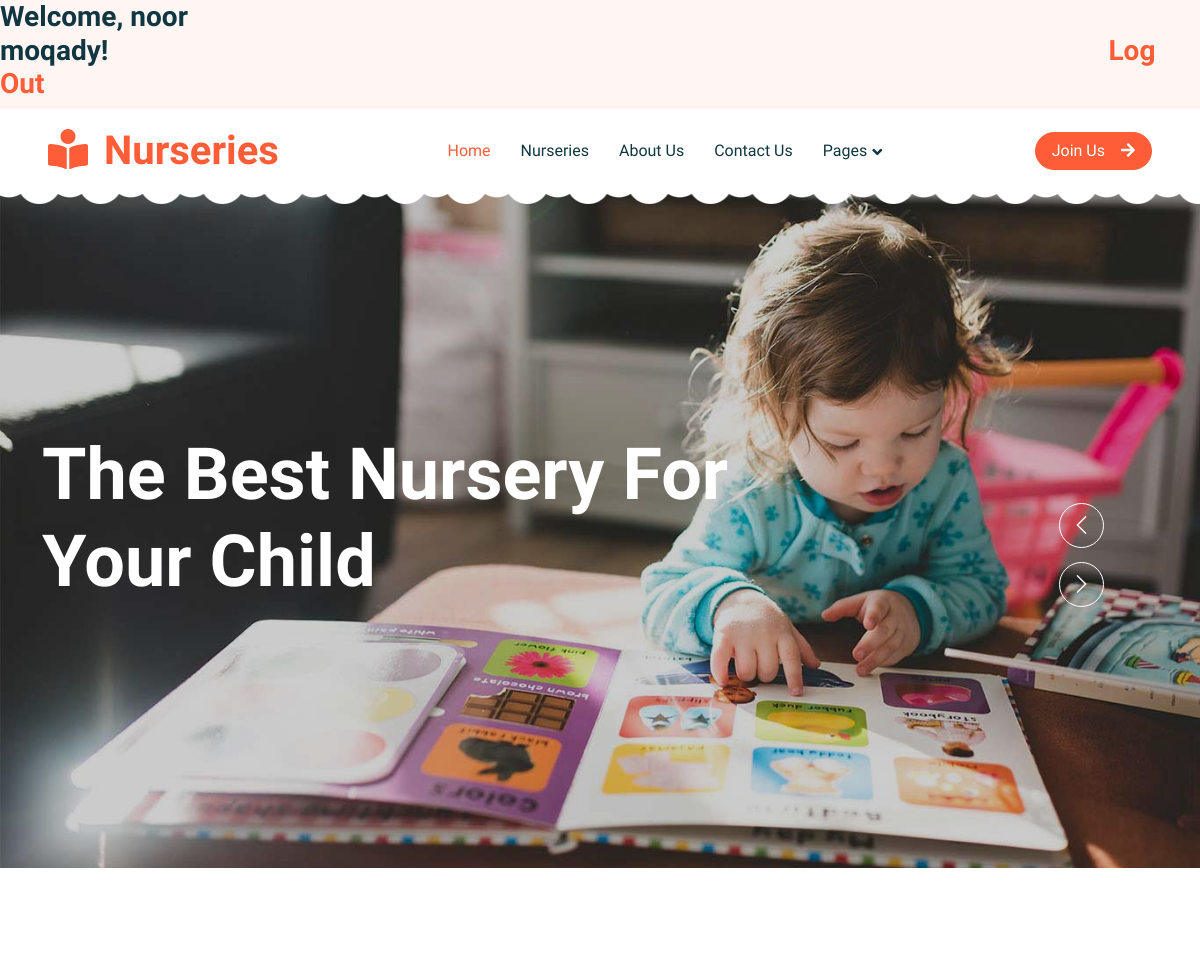
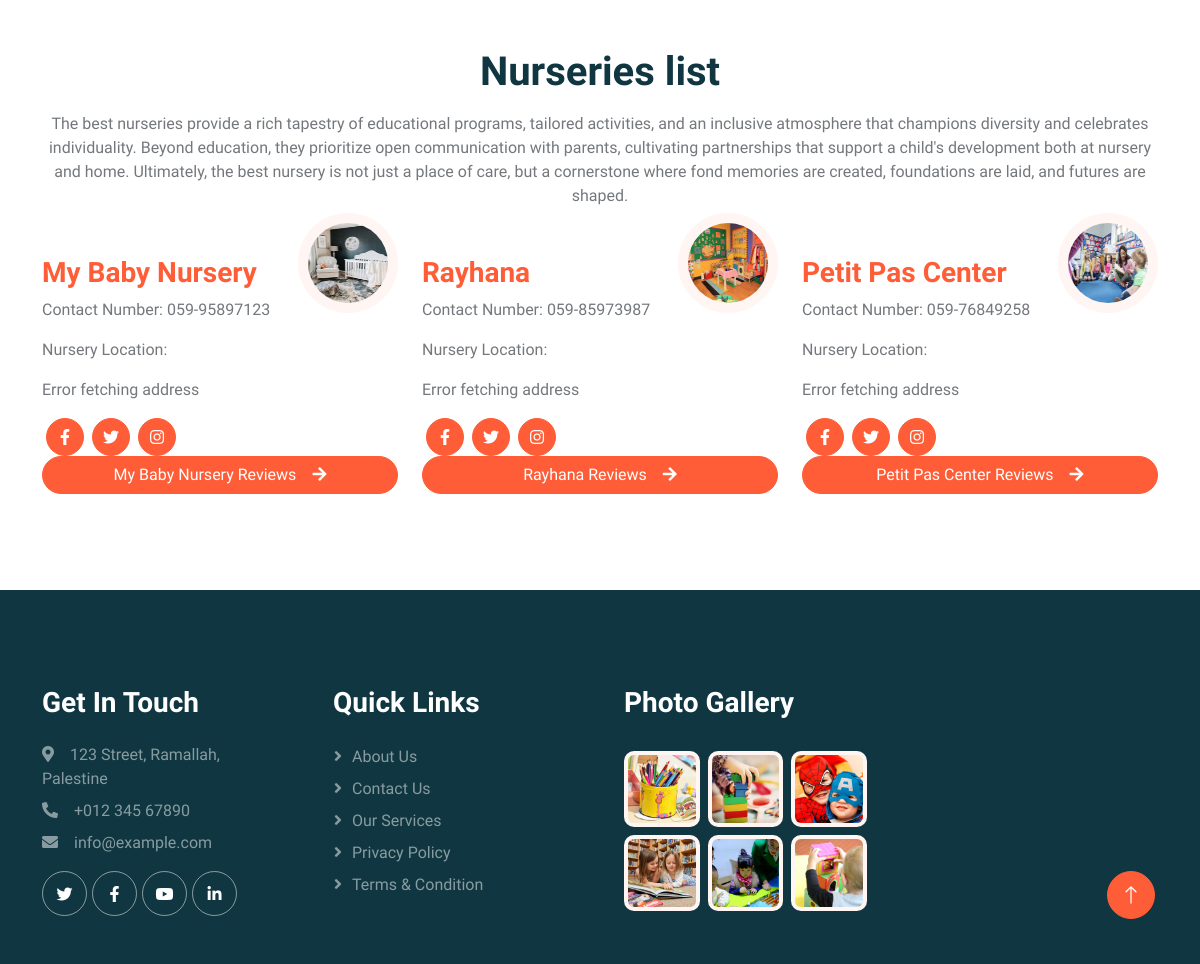
The page / (signed in) on the database its author committed (2 pictures, top to bottom).
### app/models.py (models this page shows)
class User(models.Model):
    parent_name = models.CharField(max_length=225)
    email = models.CharField(max_length=225)
    password = models.TextField()
    birthday= models.DateTimeField(null=True)
    user_roles = models.ForeignKey(Roles, related_name ='user', on_delete = models.CASCADE)
    created_at = models.DateTimeField(auto_now_add=True)
    updated_at = models.DateTimeField(auto_now=True)
    objects = UserManager()

class Nursery(models.Model):
    nursery_name = models.CharField(max_length=225)
    facilities = models.ManyToManyField(Facilities, related_name='nursery')
    program_offered = models.ManyToManyField(Programs, related_name='nursery')
    contact_number = models.CharField(max_length=225)
    nursery_location = models.TextField(null = True)
    image= models.TextField(null = True)
    created_at = models.DateTimeField(auto_now_add=True)
    updated_at = models.DateTimeField(auto_now=True)
    objects = NurseryManager()

### app/views.py (the view)
# urls.py: path('',views.welcome),
def welcome(request):
    if not 'logged_user_id' in request.session:
        messages.error(request,"You have to login first")
        return redirect('/register')
    else:
        context = {
        'allfacilities': Facilities.objects.all(),
        'alloprograms' :Programs.objects.all(),
       'allnurseries': Nursery.objects.all(),
       'specific_user': User.objects.get(id=request.session['logged_user_id'])
               }
    return render(request,"nurseries.html", context)

### app/templates/nurseries.html (shortened to what this page needs)
<!DOCTYPE html>
<html lang="en">
<head>
    {% load static %}
    <link rel="stylesheet" href="https://cdnjs.cloudflare.com/ajax/libs/chosen/1.8.7/chosen.min.css">
    <link href="https://cdnjs.cloudflare.com/ajax/libs/font-awesome/5.10.0/css/all.min.css" rel="stylesheet">
    <link href="https://cdn.jsdelivr.net/npm/bootstrap-icons@1.4.1/font/bootstrap-icons.css" rel="stylesheet">
    <link href="{% static 'lib/animate/animate.min.css' %}" rel="stylesheet">
    <link href="{% static 'lib/owlcarousel/assets/owl.carousel.min.css' %}" rel="stylesheet">
    <link href="{% static 'css/bootstrap.min.css' %}" rel="stylesheet">
    <link href="{% static 'css/style.css' %}" rel="stylesheet">
    <link rel="stylesheet" href="https://unpkg.com/leaflet@1.7.1/dist/leaflet.css" />
</head>
<body>
    <h3 >Welcome, {{request.session.logged_user_parent_name}}!<span><a href="/logout">Log Out</a></span></h1>
    <div class="container-xxl bg-white p-0">
        <nav class="navbar navbar-expand-lg bg-white navbar-light sticky-top px-4 px-lg-5 py-lg-0">
            <a href="index.html" class="navbar-brand">
                <h1 class="m-0 text-primary"><i class="fa fa-book-reader me-3"></i>Nurseries</h1>
            </a>
            <div class="collapse navbar-collapse" id="navbarCollapse">
                <div class="navbar-nav mx-auto">
                    <a href="/register" class="nav-item nav-link active">Home</a>
                    <a href="/" class="nav-item nav-link">Nurseries</a>
                    <a href="/about" class="nav-item nav-link">About Us</a>
                    <a href="/contact" class="nav-item nav-link">Contact Us</a>
                    <div class="nav-item dropdown">
                        <a href="#" class="nav-link dropdown-toggle" data-bs-toggle="dropdown">Pages</a>
                    </div>
                </div>
                <a href="/register" class="btn btn-primary rounded-pill px-3 d-none d-lg-block">Join Us<i class="fa fa-arrow-right ms-3"></i></a>
            </div>
        </nav>
        <div class="container-fluid p-0 mb-5">
            <div class="owl-carousel header-carousel position-relative">
                <div class="owl-carousel-item position-relative">
                    <img class="img-fluid" src="{% static 'img/carousel-1.jpg' %}" alt="">
                    <div class="position-absolute top-0 start-0 w-100 h-100 d-flex align-items-center" style="background: rgba(0, 0, 0, .2);">
                        <div class="container">
                            <div class="row justify-content-start">
                                <div class="col-10 col-lg-8">
                                    <h1 class="display-2 text-white animated slideInDown mb-4">The Best Nursery For Your Child</h1>
                                </div>
                            </div>
                        </div>
                    </div>
                </div>
            </div>
        </div>
        <div class="container-xxl py-5">
            <div class="container">
                <div class="text-center mx-auto mb-5 wow fadeInUp" data-wow-delay="0.1s" style="max-width: 1500px;">
                    <h1 class="mb-3">Nurseries list</h1>
                    <p>The best nurseries provide a rich tapestry of educational programs, tailored activities, and an inclusive atmosphere that champions diversity and celebrates individuality. Beyond education, they prioritize open communication with parents, cultivating partnerships that support a child's development both at nursery and home. Ultimately, the best nursery is not just a place of care, but a cornerstone where fond memories are created, foundations are laid, and futures are shaped.</p>
                </div>
                    <div class="row g-4">
                        {% for nursery in allnurseries%}
                        <div class="col-lg-4 col-md-6 wow fadeInUp" data-wow-delay="0.1s">
                            <div class="team-item position-relative">
                                <img class="team-text" src="{% static 'img/' %}{{ nursery.image }}" alt="">
                                <div class="img-fluid rounded-circle w-75">
                                    <h3><a href="/nursery/{{nursery.id}}">{{nursery.nursery_name}}</a></h3>
                                    <p>Contact Number: {{nursery.contact_number}}</p>
                                    <p>Nursery Location:<p style="display:none" class="loc_info">{{nursery.nursery_location}}</p></p>
                                    <div class="d-flex align-items-center">
                                        <a class="btn btn-square btn-primary mx-1" href="https://www.facebook.com/"><i class="fab fa-facebook-f"></i></a>
                                        <a class="btn btn-square btn-primary  mx-1" href="https://www.twitter.com"><i class="fab fa-twitter"></i></a>
                                        <a class="btn btn-square btn-primary  mx-1" href="https://www.instagram.com"><i class="fab fa-instagram"></i></a>
                                    </div>
                                </div>
                            </div>
                            <a href="/nursery/{{nursery.id}}" class="btn btn-primary rounded-pill px-3 d-none d-lg-block">{{nursery.nursery_name}} Reviews<i class="fa fa-arrow-right ms-3"></i></a>
                        </div>
                        {% endfor %}
                    </div>
            </div>
        </div>
 <div class="container-fluid bg-dark text-white-50 footer pt-5 mt-5 wow fadeIn" data-wow-delay="0.1s">
    <div class="container py-5">
        <div class="row g-5">
            <div class="col-lg-3 col-md-6">
                <h3 class="text-white mb-4">Get In Touch</h3>
                <p class="mb-2"><i class="fa fa-map-marker-alt me-3"></i>123 Street, Ramallah, Palestine</p>
                <p class="mb-2"><i class="fa fa-phone-alt me-3"></i>+012 345 67890</p>
                <p class="mb-2"><i class="fa fa-envelope me-3"></i>info@example.com</p>
                <div class="d-flex pt-2">
                    <a class="btn btn-outline-light btn-social" href=""><i class="fab fa-twitter"></i></a>
                    <a class="btn btn-outline-light btn-social" href=""><i class="fab fa-facebook-f"></i></a>
                    <a class="btn btn-outline-light btn-social" href=""><i class="fab fa-youtube"></i></a>
                    <a class="btn btn-outline-light btn-social" href=""><i class="fab fa-linkedin-in"></i></a>
                </div>
            </div>
            <div class="col-lg-3 col-md-6">
                <h3 class="text-white mb-4">Quick Links</h3>
                <a class="btn btn-link text-white-50" href="">About Us</a>
                <a class="btn btn-link text-white-50" href="">Contact Us</a>
                <a class="btn btn-link text-white-50" href="">Our Services</a>
                <a class="btn btn-link text-white-50" href="">Privacy Policy</a>
                <a class="btn btn-link text-white-50" href="">Terms & Condition</a>
            </div>
            <div class="col-lg-3 col-md-6">
                <h3 class="text-white mb-4">Photo Gallery</h3>
                <div class="row g-2 pt-2">
                    <div class="col-4">
                        <img class="img-fluid rounded bg-light p-1" src="{% static 'img/classes-1.jpg' %}" alt="">
                    </div>
                    <div class="col-4">
                        <img class="img-fluid rounded bg-light p-1" src="{% static 'img/classes-2.jpg' %}" alt="">
                    </div>
                    <div class="col-4">
                        <img class="img-fluid rounded bg-light p-1" src="{% static 'img/classes-3.jpg' %}" alt="">
                    </div>
                    <div class="col-4">
                        <img class="img-fluid rounded bg-light p-1" src="{% static 'img/classes-4.jpg' %}" alt="">
                    </div>
                    <div class="col-4">
                        <img class="img-fluid rounded bg-light p-1" src="{% static 'img/classes-5.jpg' %}" alt="">
                    </div>
                    <div class="col-4">
                        <img class="img-fluid rounded bg-light p-1" src="{% static 'img/classes-6.jpg' %}" alt="">
                    </div>
                </div>
            </div>
        </div>
    </div>
</div>
        <a href="#" class="btn btn-lg btn-primary btn-lg-square back-to-top"><i class="bi bi-arrow-up"></i></a>
    </div>
</body>
</html>

### app/static/css/style.css (style rules this page uses)
:root { --primary: #FE5D37; --light: #FFF5F3; --dark: #103741; }
.back-to-top { position: fixed; display: none; right: 45px; bottom: 45px; z-index: 99; }
.btn { font-weight: 500; transition: .5s; }
.btn.btn-primary { color: #FFFFFF; }
.btn-square { width: 38px; height: 38px; }
.btn-lg-square { width: 48px; height: 48px; }
.btn-square, .btn-sm-square, .btn-lg-square { padding: 0; display: flex; align-items: center; justify-content: center; font-weight: normal; border-radius: 50px; }
h1, h2, h3, h4, .h1, .h2, .h3, .h4, .display-1, .display-2, .display-3, .display-4, .display-5, .display-6 { font-family: 'Lobster Two', cursive; font-weight: 700; }
.navbar .navbar-nav .nav-link { padding: 30px 15px; color: var(--dark); font-weight: 500; outline: none; }
.navbar .navbar-nav .nav-link:hover, .navbar .navbar-nav .nav-link.active { color: var(--primary); }
.navbar.sticky-top { top: -100px; transition: .5s; }
.navbar .dropdown-toggle::after { border: none; content: "\f107"; font-family: "Font Awesome 5 Free"; font-weight: 900; vertical-align: middle; margin-left: 5px; transition: .5s; }
.header-carousel::before, .header-carousel::after, .page-header::before, .page-header::after { position: absolute; content: ""; width: 100%; height: 10px; top: 0; left: 0; background: url(/static/img/bg-header-top.png) center center repeat-x; z-index: 1; }
.header-carousel::after, .page-header::after { height: 19px; top: auto; bottom: 0; background: url(/static/img/bg-header-bottom.png) center center repeat-x; }
.team-item .team-text { position: absolute; width: 100px; height: 100px; bottom: 0; right: 0; display: flex; align-items: center; justify-content: center; flex-direction: column; background: #FFFFFF; border: 10px solid var(--light); border-radius: 250px; transition: .5s; margin-bottom: 40%; }
.footer .btn.btn-social { margin-right: 5px; width: 45px; height: 45px; display: flex; align-items: center; justify-content: center; color: #FFFFFF; border: 1px solid rgba(255,255,255,0.5); border-radius: 45px; transition: .3s; }
.footer .btn.btn-link { display: block; margin-bottom: 5px; padding: 0; text-align: left; font-size: 16px; font-weight: normal; text-transform: capitalize; transition: .3s; }
.footer .btn.btn-link::before { position: relative; content: "\f105"; font-family: "Font Awesome 5 Free"; font-weight: 900; margin-right: 10px; }

### app/templates/nurseries.html (style rules this page uses)
span { margin-left: 1000px; }

### rows shown on the page
User: session.logged_user_parent_name "noor moqady"
Nursery: image (picture), nursery_name "My Baby Nursery", contact_number "059-95897123"
Nursery: image (picture), nursery_name "Rayhana", contact_number "059-85973987"
Nursery: image (picture), nursery_name "Petit Pas Center", contact_number "059-76849258"
